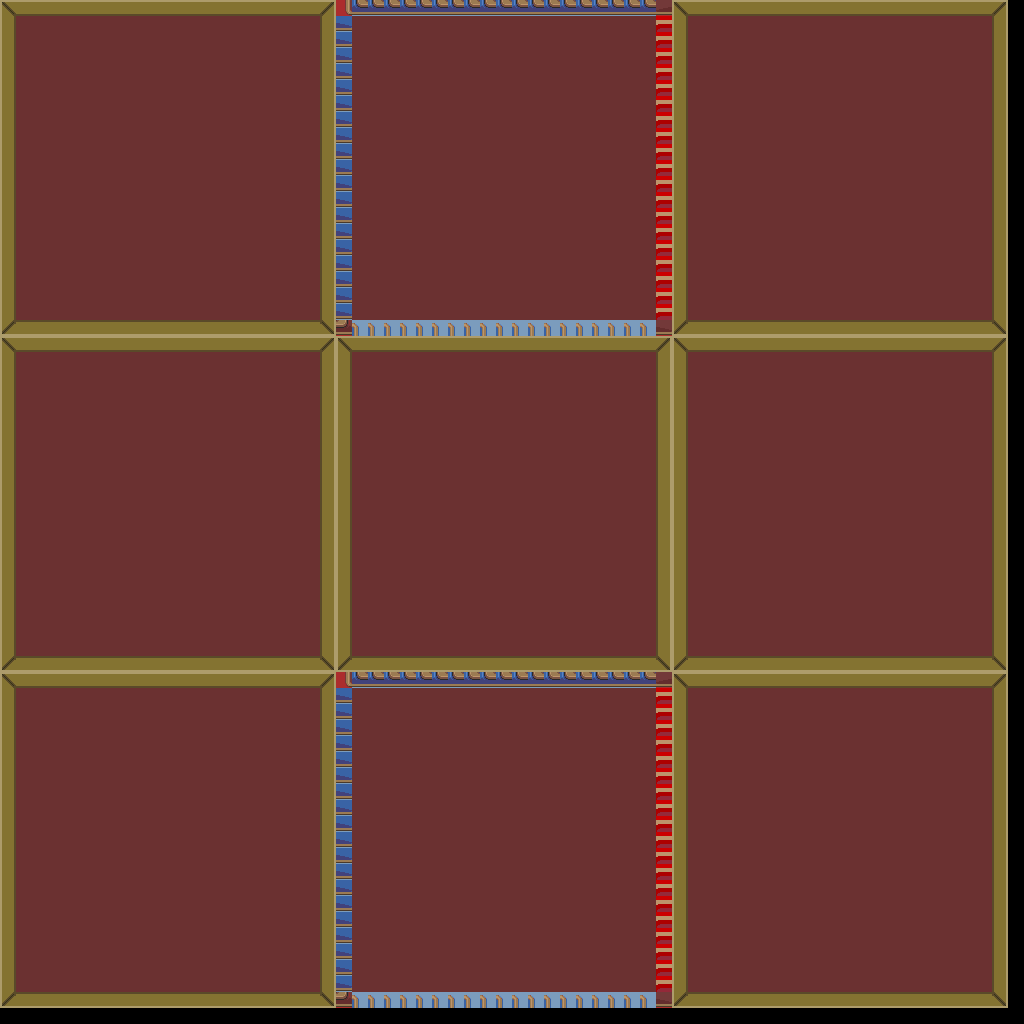

Below is a game level as drawn by its tile map, then a one-line description and the .tmx that defines it (tile-layer data replaced by summaries):
An orthogonal 64x64 tile map with 16x16 px tiles, 1 tile layer (base), 1 hidden layer not drawn.

<map version="1.10" tiledversion="1.12.1" orientation="orthogonal" renderorder="right-down" width="64" height="64" tilewidth="16" tileheight="16" infinite="0" nextlayerid="3" nextobjectid="1">
 <tileset firstgid="1" source="../classiciphone_pics4.tsx" />
 <layer id="1" name="base" width="64" height="64">
  <data>[4096 cells, 4096 non-empty, 18 distinct tile ids]</data>
 </layer>
 <layer id="2" name="collision" width="64" height="64" visible="0">
  <properties><property name="collision" value="true" /></properties>
  <data>[4096 cells, 847 non-empty, 1 distinct tile ids]</data>
 </layer>
</map>
